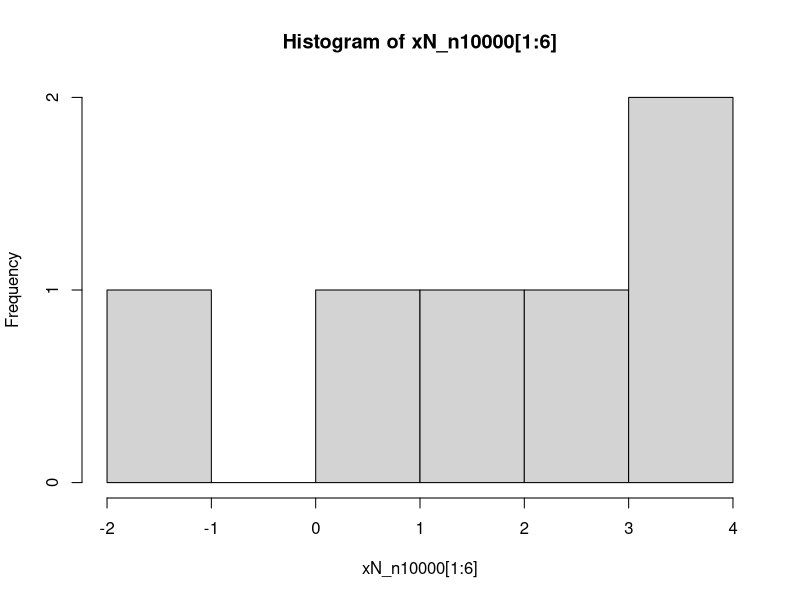
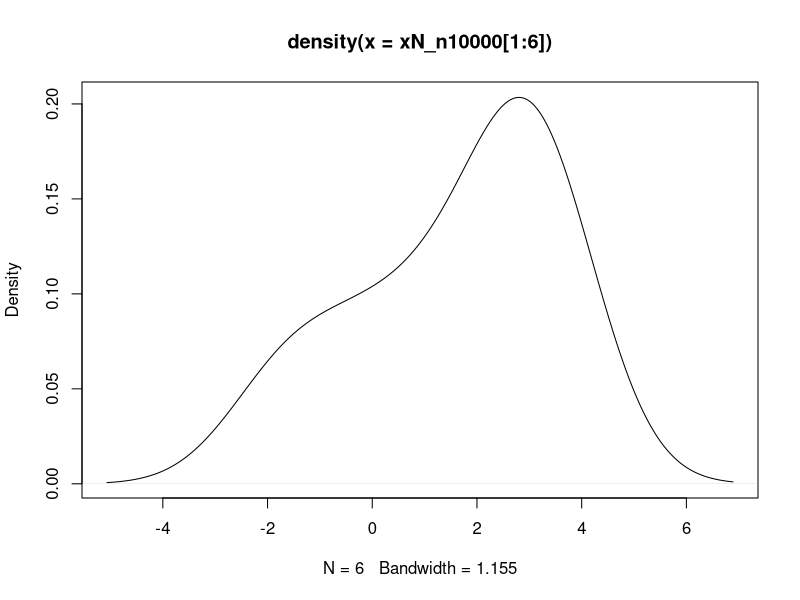
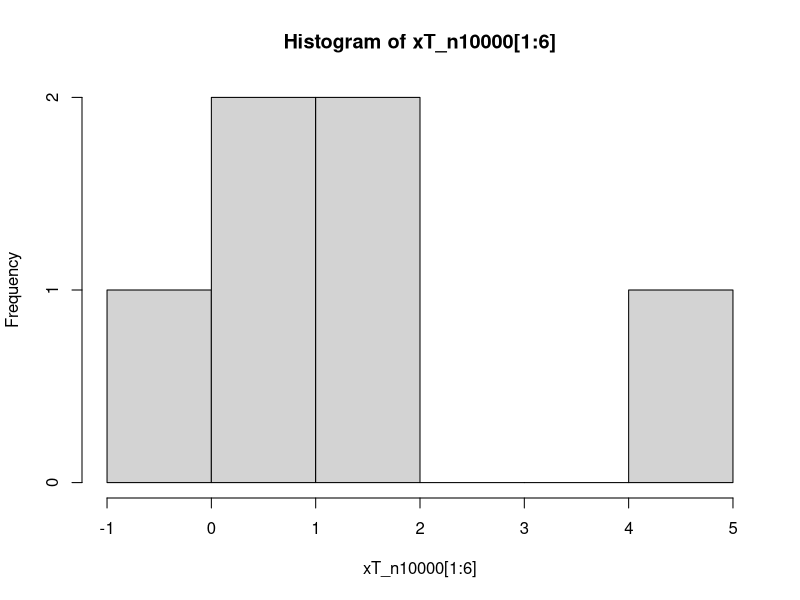
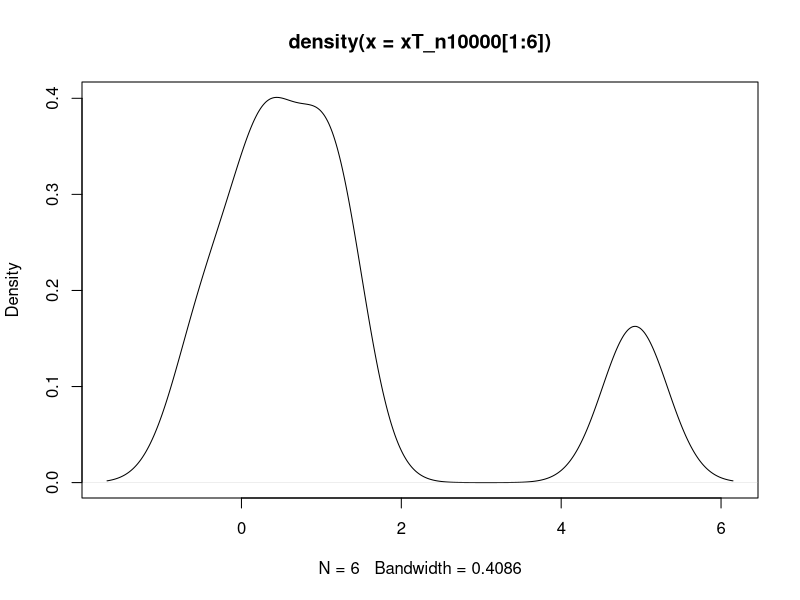
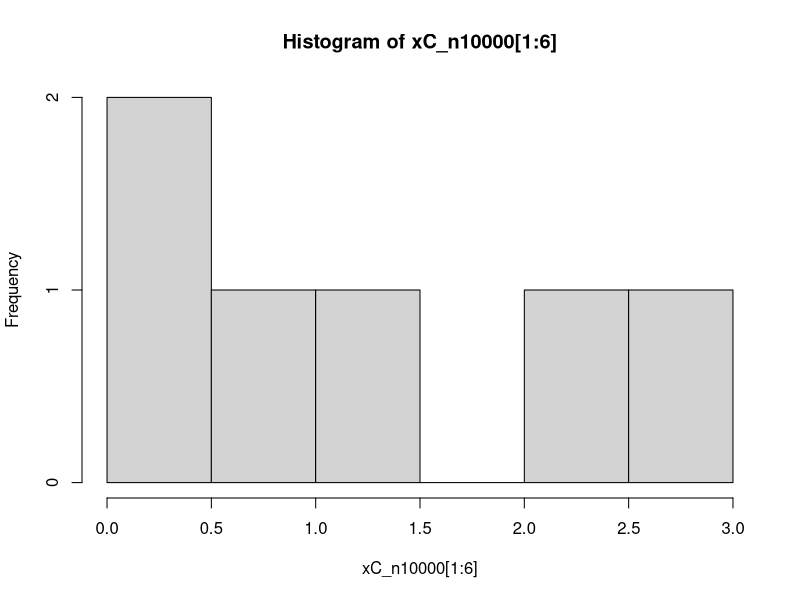
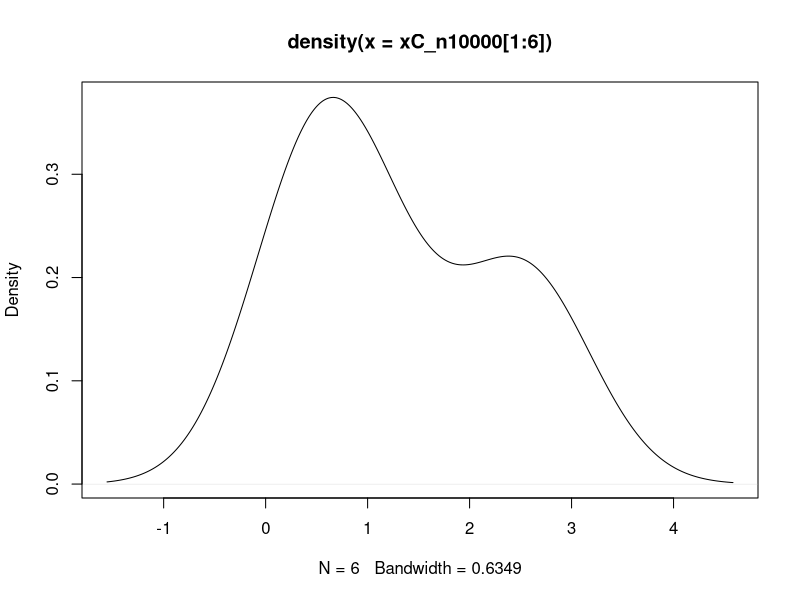
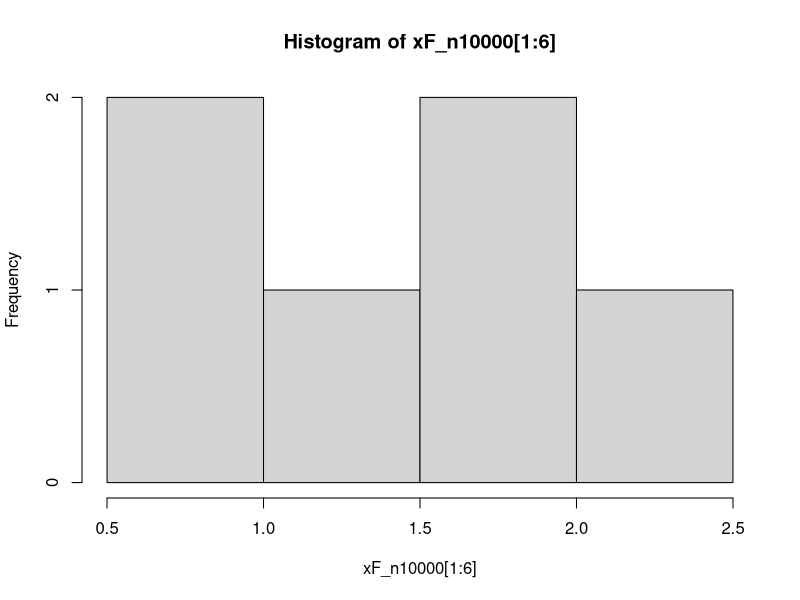
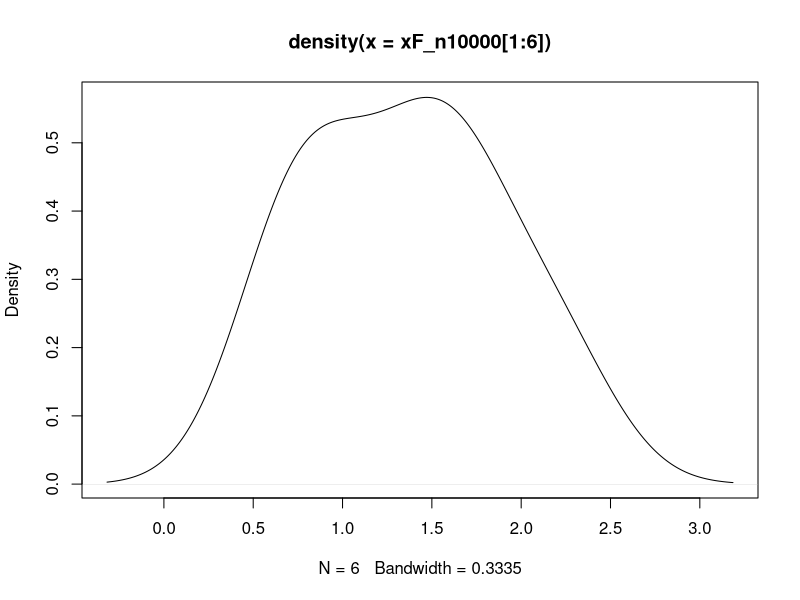

Recreate these plots in R, in order.
## ---- chunk 1
knitr::opts_chunk$set(echo = TRUE)
## ---- chunk 2
xN_n10000 <- rnorm(n = 10000, mean = 2, sd = sqrt(5))    
## ---- chunk 3
xT_n10000 <- rt(n = 10000, df = 4)
## ---- chunk 4
xC_n10000 <- rchisq(n = 10000, df = 2)
## ---- chunk 5
xF_n10000 <- rf(n = 10000, df1 = 90, df2 = 12)
## ---- chunk 6
xB_n10000 <- rbinom(n = 10000, size = 9, prob = (2/3))
## ---- chunk 7
xNB_n10000 <- rnbinom(n = 10000, size = 5, prob = 0.5)
## ---- chunk 8
xP_n10000 <- rpois(n = 10000, lambda = 3)
## ---- chunk 9
##Normal
    ####i. calculate the 5-Number Summary,
summary(xN_n10000[1:6])
    ####ii. plot the histogram of the subset, and
hist(xN_n10000[1:6])
    ####iii. plot the estimated density of this subset.
plot(density(xN_n10000[1:6]))

##Student's t
    ####i. calculate the 5-Number Summary,
summary(xT_n10000[1:6])
    ####ii. plot the histogram of the subset, and
hist(xT_n10000[1:6])
    ####iii. plot the estimated density of this subset.
plot(density(xT_n10000[1:6]))

##Chi^2
    ####i. calculate the 5-Number Summary,
summary(xC_n10000[1:6])
    ####ii. plot the histogram of the subset, and
hist(xC_n10000[1:6])
    ####iii. plot the estimated density of this subset.
plot(density(xC_n10000[1:6]))

##F
    ####i. calculate the 5-Number Summary,
summary(xF_n10000[1:6])
    ####ii. plot the histogram of the subset, and
hist(xF_n10000[1:6])
    ####iii. plot the estimated density of this subset.
plot(density(xF_n10000[1:6]))

##Binomial
    ####i. calculate the 5-Number Summary,
summary(xB_n10000[1:6])
    ####ii. plot the histogram of the subset, and
hist(xB_n10000[1:6])
    ####iii. plot the estimated density of this subset.
plot(density(xB_n10000[1:6]))

##Negative Binomial
    ####i. calculate the 5-Number Summary,
summary(xNB_n10000[1:6])
    ####ii. plot the histogram of the subset, and
hist(xNB_n10000[1:6])
    ####iii. plot the estimated density of this subset.
plot(density(xNB_n10000[1:6]))

##Poisson
    ####i. calculate the 5-Number Summary,
summary(xP_n10000[1:6])
    ####ii. plot the histogram of the subset, and
hist(xP_n10000[1:6])
    ####iii. plot the estimated density of this subset.
plot(density(xP_n10000[1:6]))
## ---- chunk 10
##Normal
####N = 10
    ####i. calculate the 5-Number Summary,
summary(xN_n10000[1:10])
    ####ii. plot the histogram of the subset, and
hist(xN_n10000[1:10])
    ####iii. plot the estimated density of this subset.
plot(density(xN_n10000[1:10]))

####N = 20
    ####i. calculate the 5-Number Summary,
summary(xN_n10000[1:20])
    ####ii. plot the histogram of the subset, and
hist(xN_n10000[1:20])
    ####iii. plot the estimated density of this subset.
plot(density(xN_n10000[1:20]))

####N = 30
    ####i. calculate the 5-Number Summary,
summary(xN_n10000[1:30])
    ####ii. plot the histogram of the subset, and
hist(xN_n10000[1:30])
    ####iii. plot the estimated density of this subset.
plot(density(xN_n10000[1:30]))

####N = 50
    ####i. calculate the 5-Number Summary,
summary(xN_n10000[1:50])
    ####ii. plot the histogram of the subset, and
hist(xN_n10000[1:50])
    ####iii. plot the estimated density of this subset.
plot(density(xN_n10000[1:50]))

#### As the sample size increases, for example, where n = 20, it appears that the curve is smoothing out a bit and looks more similar to the expected Normal curve compared to n = 10.  However, at n = 50, the curve still has some bumps in the curve but overall the shape resembles an expected Normal distribution.  As far as the histograms, the data appears to tend more towards what we would expect for a normal curve as n increases.  However, for n =50, it looks like the left hand side of the graph (up until 4 on the x-axis) resembles a normal distribution; however, the left hand side strays a bit from what we would expect.
## ---- chunk 11
##Student's t
####N = 10
    ####i. calculate the 5-Number Summary,
summary(xT_n10000[1:10])
    ####ii. plot the histogram of the subset, and
hist(xT_n10000[1:10])
    ####iii. plot the estimated density of this subset.
plot(density(xT_n10000[1:10]))

####N = 20
    ####i. calculate the 5-Number Summary,
summary(xT_n10000[1:20])
    ####ii. plot the histogram of the subset, and
hist(xT_n10000[1:20])
    ####iii. plot the estimated density of this subset.
plot(density(xT_n10000[1:20]))

####N = 30
    ####i. calculate the 5-Number Summary,
summary(xT_n10000[1:30])
    ####ii. plot the histogram of the subset, and
hist(xT_n10000[1:30])
    ####iii. plot the estimated density of this subset.
plot(density(xT_n10000[1:30]))

####N = 50
    ####i. calculate the 5-Number Summary,
summary(xT_n10000[1:50])
    ####ii. plot the histogram of the subset, and
hist(xT_n10000[1:50])
    ####iii. plot the estimated density of this subset.
plot(density(xT_n10000[1:50]))

#### As the sample size increases, it appears that the curve is smoothing out a bit and looks more similar to the expected t distribution curve compared to n = 10. When n= 10, there graph looks like it has more density around the tails than would be expected.  However, at n = 50, the curve still has some bumps in the tails of the curve but overall the shape resembles an expected t distribution.  As far as the histograms, the data appears to tend more towards what we would expect for a t curve as n increases.  For n = 50, the histogram looks pretty similar to what we would expect for this t distribution with the highest frequency of entries between 0 and 1.
## ---- chunk 12

##Chi^2
####N = 10
    ####i. calculate the 5-Number Summary,
summary(xC_n10000[1:10])
    ####ii. plot the histogram of the subset, and
hist(xC_n10000[1:10])
    ####iii. plot the estimated density of this subset.
plot(density(xC_n10000[1:10]))

####N = 20
    ####i. calculate the 5-Number Summary,
summary(xC_n10000[1:20])
    ####ii. plot the histogram of the subset, and
hist(xC_n10000[1:20])
    ####iii. plot the estimated density of this subset.
plot(density(xC_n10000[1:20]))

####N = 30
    ####i. calculate the 5-Number Summary,
summary(xC_n10000[1:30])
    ####ii. plot the histogram of the subset, and
hist(xC_n10000[1:30])
    ####iii. plot the estimated density of this subset.
plot(density(xC_n10000[1:30]))

####N = 50
    ####i. calculate the 5-Number Summary,
summary(xC_n10000[1:50])
    ####ii. plot the histogram of the subset, and
hist(xC_n10000[1:50])
    ####iii. plot the estimated density of this subset.
plot(density(xC_n10000[1:50]))


#### As the sample size increases, it appears that the curve begins to look more similar to the expected chi^2 distribution curve compared to n = 10. When n= 10, there graph does not drop off as rapidly as would be expected.  However, at n = 50, the curve has very bumps in the tail of the curve but overall the shape resembles an expected chi^2 distribution.  As far as the histograms, the data appears to tend more towards what we would expect for a chi^2 distribution as n increases.  When n=10, the histogram hardly resembles a chi^2 distribution.  For n = 50, the histogram looks pretty similar to what we would expect for this chi^2 distribution with the highest frequency of entries between 0 and 1.
## ---- chunk 13

##F
####N = 10
    ####i. calculate the 5-Number Summary,
summary(xF_n10000[1:10])
    ####ii. plot the histogram of the subset, and
hist(xF_n10000[1:10])
    ####iii. plot the estimated density of this subset.
plot(density(xF_n10000[1:10]))

####N = 20
    ####i. calculate the 5-Number Summary,
summary(xF_n10000[1:20])
    ####ii. plot the histogram of the subset, and
hist(xF_n10000[1:20])
    ####iii. plot the estimated density of this subset.
plot(density(xF_n10000[1:20]))

####N = 30
    ####i. calculate the 5-Number Summary,
summary(xF_n10000[1:30])
    ####ii. plot the histogram of the subset, and
hist(xF_n10000[1:30])
    ####iii. plot the estimated density of this subset.
plot(density(xF_n10000[1:30]))

####N = 50
    ####i. calculate the 5-Number Summary,
summary(xF_n10000[1:50])
    ####ii. plot the histogram of the subset, and
hist(xF_n10000[1:50])
    ####iii. plot the estimated density of this subset.
plot(density(xF_n10000[1:50]))

#### As the sample size increases, it appears that the curve is smoothing out a bit and looks more similar to the expected F distribution curve compared to n = 10. When n= 10, there graph looks like it has more density and bumps around the tails than would be expected.  However, at n = 50, the curve still has some bumps in the tail of the curve but overall the shape resembles an expected F distribution.  As far as the histograms, the data appears to tend more towards what we would expect for a normal curve as n increases.  For n = 50, the histogram looks pretty similar to what we would expect for this F distribution with the highest frequency of entries at around 1.
## ---- chunk 14

##Binomial
####N = 10
    ####i. calculate the 5-Number Summary,
summary(xB_n10000[1:10])
    ####ii. plot the histogram of the subset, and
hist(xB_n10000[1:10])
    ####iii. plot the estimated density of this subset.
plot(density(xB_n10000[1:10]))

####N = 20
    ####i. calculate the 5-Number Summary,
summary(xB_n10000[1:20])
    ####ii. plot the histogram of the subset, and
hist(xB_n10000[1:20])
    ####iii. plot the estimated density of this subset.
plot(density(xB_n10000[1:20]))

####N = 30
    ####i. calculate the 5-Number Summary,
summary(xB_n10000[1:30])
    ####ii. plot the histogram of the subset, and
hist(xB_n10000[1:30])
    ####iii. plot the estimated density of this subset.
plot(density(xB_n10000[1:30]))

####N = 50
    ####i. calculate the 5-Number Summary,
summary(xB_n10000[1:50])
    ####ii. plot the histogram of the subset, and
hist(xB_n10000[1:50])
    ####iii. plot the estimated density of this subset.
plot(density(xB_n10000[1:50]))

#### As the sample size increases, it appears that the curve is smoothing out a bit and looks more similar to the expected binomial distribution curve compared to n = 10. When n= 10, the graph is not very smooth but the overall shape is similar to the expected normal curve approximation of a binomial distribution.  However, at n = 50, the curve has a similar shape to the expected normal approximation.  As far as the histograms, the data appears to tend more towards what we would expect for a normal curve as n increases.  However, for n = 50, the histogram still looks quite sparse compared to what we would expect for a binomial distribution.  
## ---- chunk 15

##Negative Binomial
####N = 10
    ####i. calculate the 5-Number Summary,
summary(xNB_n10000[1:10])
    ####ii. plot the histogram of the subset, and
hist(xNB_n10000[1:10])
    ####iii. plot the estimated density of this subset.
plot(density(xNB_n10000[1:10]))

####N = 20
    ####i. calculate the 5-Number Summary,
summary(xNB_n10000[1:20])
    ####ii. plot the histogram of the subset, and
hist(xNB_n10000[1:20])
    ####iii. plot the estimated density of this subset.
plot(density(xNB_n10000[1:20]))

####N = 30
    ####i. calculate the 5-Number Summary,
summary(xNB_n10000[1:30])
    ####ii. plot the histogram of the subset, and
hist(xNB_n10000[1:30])
    ####iii. plot the estimated density of this subset.
plot(density(xNB_n10000[1:30]))

####N = 50
    ####i. calculate the 5-Number Summary,
summary(xNB_n10000[1:50])
    ####ii. plot the histogram of the subset, and
hist(xNB_n10000[1:50])
    ####iii. plot the estimated density of this subset.
plot(density(xNB_n10000[1:50]))

#### As the sample size increases, it appears that the curve is smoothing out a bit and looks more similar to the expected approximation curve with p =(2/3). When n= 10, there graph has more bumps in the tails than would be expected.  However, at n = 50, the curve still has some bumps in the tail of the curve but overall the shape resembles an expected negative binomial distribution.  As far as the histograms, the data appears to tend more towards what we would expect for a normal curve as n increases.  For n = 50, the histogram looks pretty similar to what we would expect for this distribution.
## ---- chunk 16

##Poisson
####N = 10
    ####i. calculate the 5-Number Summary,
summary(xP_n10000[1:10])
    ####ii. plot the histogram of the subset, and
hist(xP_n10000[1:10])
    ####iii. plot the estimated density of this subset.
plot(density(xP_n10000[1:10]))

####N = 20
    ####i. calculate the 5-Number Summary,
summary(xP_n10000[1:20])
    ####ii. plot the histogram of the subset, and
hist(xP_n10000[1:20])
    ####iii. plot the estimated density of this subset.
plot(density(xP_n10000[1:20]))

####N = 30
    ####i. calculate the 5-Number Summary,
summary(xP_n10000[1:30])
    ####ii. plot the histogram of the subset, and
hist(xP_n10000[1:30])
    ####iii. plot the estimated density of this subset.
plot(density(xP_n10000[1:30]))

####N = 50
    ####i. calculate the 5-Number Summary,
summary(xP_n10000[1:50])
    ####ii. plot the histogram of the subset, and
hist(xP_n10000[1:50])
    ####iii. plot the estimated density of this subset.
plot(density(xP_n10000[1:50]))

#### As the sample size increases, it appears that the curve is smoothing out a bit and looks more similar to the expected Poisson distribution curve compared to n = 10. When n= 10, there graph has many more bumps and dips than would be expected.  However, at n = 50, the curve in general resembles the shape of an expected Poisson distribution.  As far as the histograms, the data appears to tend more towards what we would expect for a Poisson curve as n increases.  However, for n = 50, the histogram still does not look exactly like what we would expect for this distribution.
## ---- chunk 17
##Normal
    ####i. calculate the 5-Number Summary,
summary(xN_n10000)
    ####ii. plot the histogram of the subset, and
hist(xN_n10000)
    ####iii. plot the estimated density of this subset.
plot(density(xN_n10000))

####For this continuous distribution, the density plot gave the better representation of the full data for smaller values of n, because you were able to better understand all the data in a wider context and perhaps better see the distribution compared to the histogram.  To be fair, the density plot may give a better representation  
## ---- chunk 18
##Student's t
    ####i. calculate the 5-Number Summary,
summary(xT_n10000)
    ####ii. plot the histogram of the subset, and
hist(xT_n10000)
    ####iii. plot the estimated density of this subset.
plot(density(xT_n10000))

##Chi^2
    ####i. calculate the 5-Number Summary,
summary(xC_n10000)
    ####ii. plot the histogram of the subset, and
hist(xC_n10000)
    ####iii. plot the estimated density of this subset.
plot(density(xC_n10000))

##F
    ####i. calculate the 5-Number Summary,
summary(xF_n10000)
    ####ii. plot the histogram of the subset, and
hist(xF_n10000)
    ####iii. plot the estimated density of this subset.
plot(density(xF_n10000))

##Binomial
    ####i. calculate the 5-Number Summary,
summary(xB_n10000)
    ####ii. plot the histogram of the subset, and
hist(xB_n10000)
    ####iii. plot the estimated density of this subset.
plot(density(xB_n10000))

##Negative Binomial
    ####i. calculate the 5-Number Summary,
summary(xNB_n10000)
    ####ii. plot the histogram of the subset, and
hist(xNB_n10000)
    ####iii. plot the estimated density of this subset.
plot(density(xNB_n10000))

##Poisson
    ####i. calculate the 5-Number Summary,
summary(xP_n10000)
    ####ii. plot the histogram of the subset, and
hist(xP_n10000)
    ####iii. plot the estimated density of this subset.
plot(density(xP_n10000))
